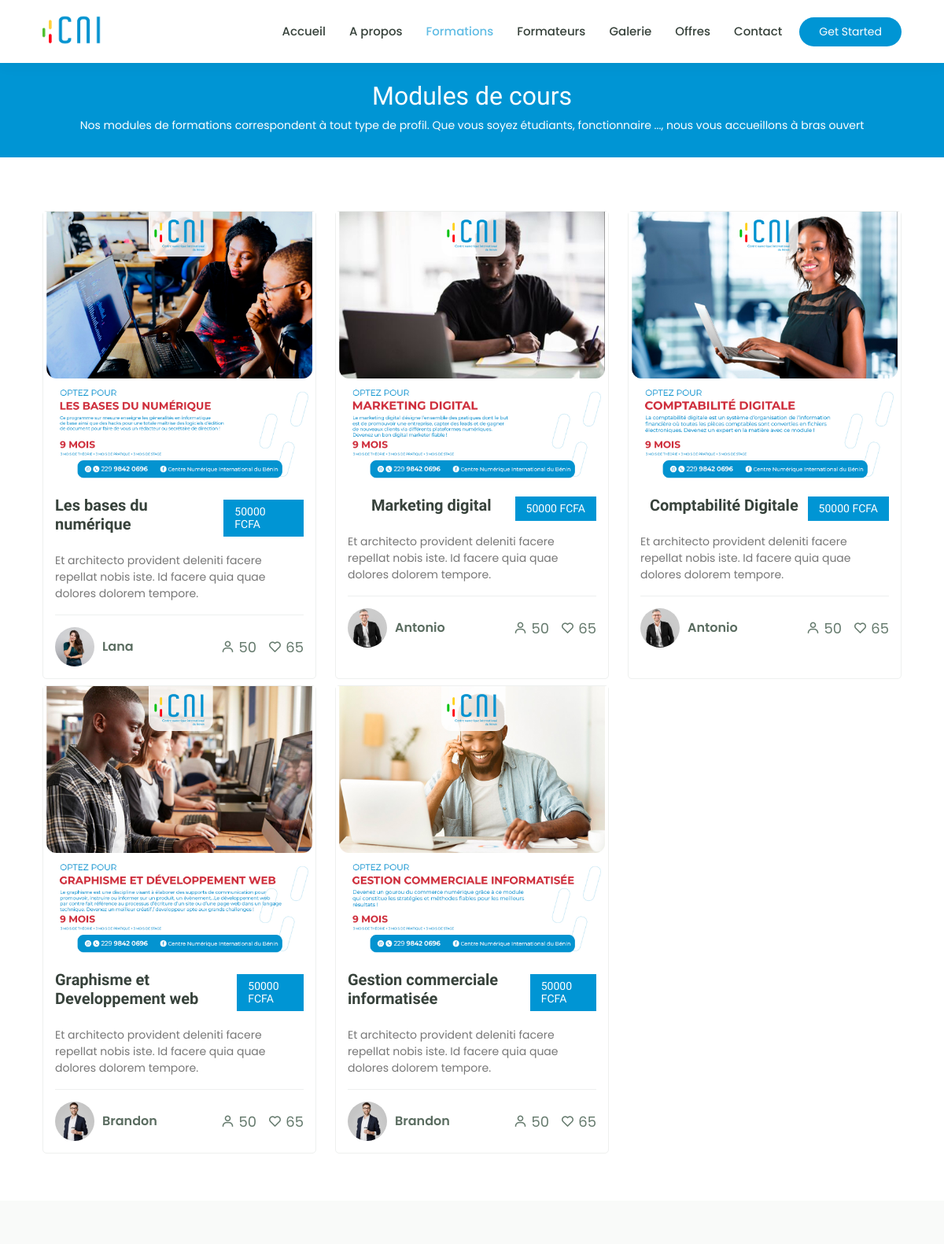
Before: /cnib/courses (upper part) with the older database file.
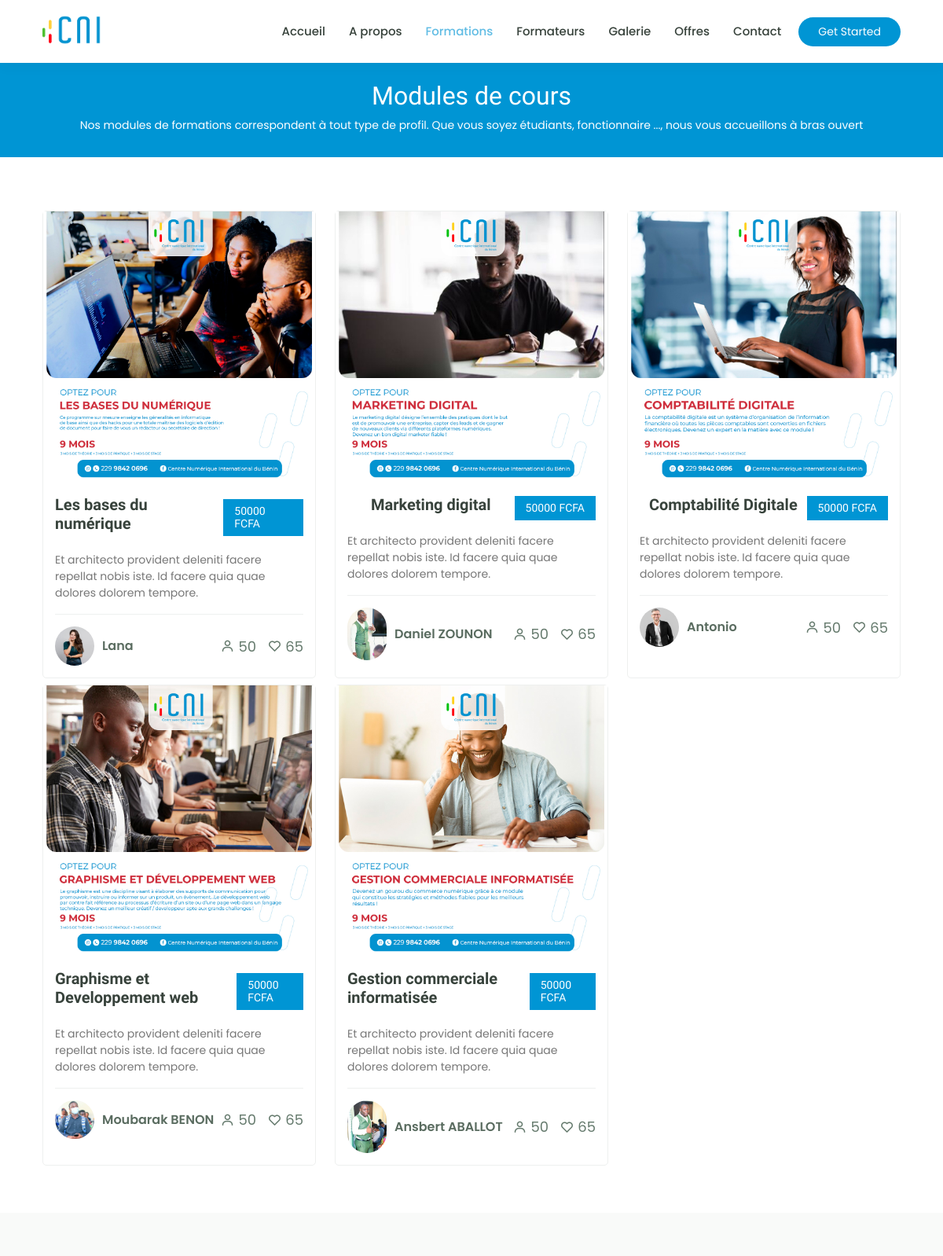
After: the same page with the newer database file.
### app/models.py (models this page shows, shortened)
class Cours(models.Model):
    nom = models.CharField(max_length=100)
    coursthumbnail = models.ImageField(upload_to="cours", blank=True, null=True)
    price = models.IntegerField(default=50000)
    libele = models.TextField(max_length=500,blank=True, null=True)
    description = models.TextField(max_length=1000)
    prof=models.CharField(choices=les_choix, max_length=50, default="")
    profimage = models.ImageField(upload_to="enseignants", blank=True, null=True)
    def get_absolute_url(self):
        return reverse("course_details", kwargs = {"id": self.id}) # nom de l'url "product" et un paramètre contenant le slug

### app/views.py (the view)
# urls.py: path('courses', views.courses, name='courses'),
def courses(request):
    cours = Cours.objects.all()
    formations = Cours.objects.all()
    return render(request, 'app/courses.html', context={"cours":cours, "formations":formations})

### app/templates/app/courses.html (shortened to what this page needs)
{% extends 'app/index.html' %}
{% block coursesli %}class="active"{% endblock coursesli %}
{% block about %}
  <main id="main" data-aos="fade-in">
    <div class="breadcrumbs">
      <div class="container">
        <h2>Modules de cours</h2>
        <p>Nos modules de formations correspondent à tout type de profil. Que vous soyez étudiants, fonctionnaire ..., nous vous accueillons à bras ouvert   </p>
      </div>
    </div>
    <section id="courses" class="courses">
      <div class="container" data-aos="fade-up">
        <div class="row" data-aos="zoom-in" data-aos-delay="100">
        {% for cour in cours %}
        <div class="col-lg-4 col-md-6 d-flex align-items-stretch mt-4 mt-md-2">
          <a href="{{ cour.get_absolute_url }}">
            <div class="course-item">
              <img src="{{ cour.coursthumbnail.url }}" class="img-fluid" alt="...">
              <div class="course-content">
                <div class="d-flex justify-content-between align-items-center mb-3">
                  <h3><a href="{{ cour.get_absolute_url }}">{{ cour.nom }}</a></h3>
                  <h4>{{ cour.price }} FCFA</h4>
                </div>
                <p>{{ cour.libele }}</p>
                <div class="trainer d-flex justify-content-between align-items-center">
                  <div class="trainer-profile d-flex align-items-center">
                    <img src="{{ cour.profimage.url }}" class="img-fluid" alt="">
                    <span>{{ cour.prof }}</span>
                  </div>
                  <div class="trainer-rank d-flex align-items-center">
                    <i class="bx bx-user"></i>&nbsp;50
                    &nbsp;&nbsp;
                    <i class="bx bx-heart"></i>&nbsp;65
                  </div>
                </div>
              </div>
            </div>
          </a>
        </div>
        {% endfor %}
        </div>
      </div>
    </section>
  </main>
{% endblock about %}

Changed rows visible on the page:
changed Cours "Marketing digital": profimage: a different picture; prof "Antonio" → "Daniel ZOUNON"
changed Cours "Graphisme et Developpement web": profimage: a different picture; prof "Brandon" → "Moubarak BENON"
changed Cours "Gestion commerciale informatisée": profimage: a different picture; prof "Brandon" → "Ansbert ABALLOT"
